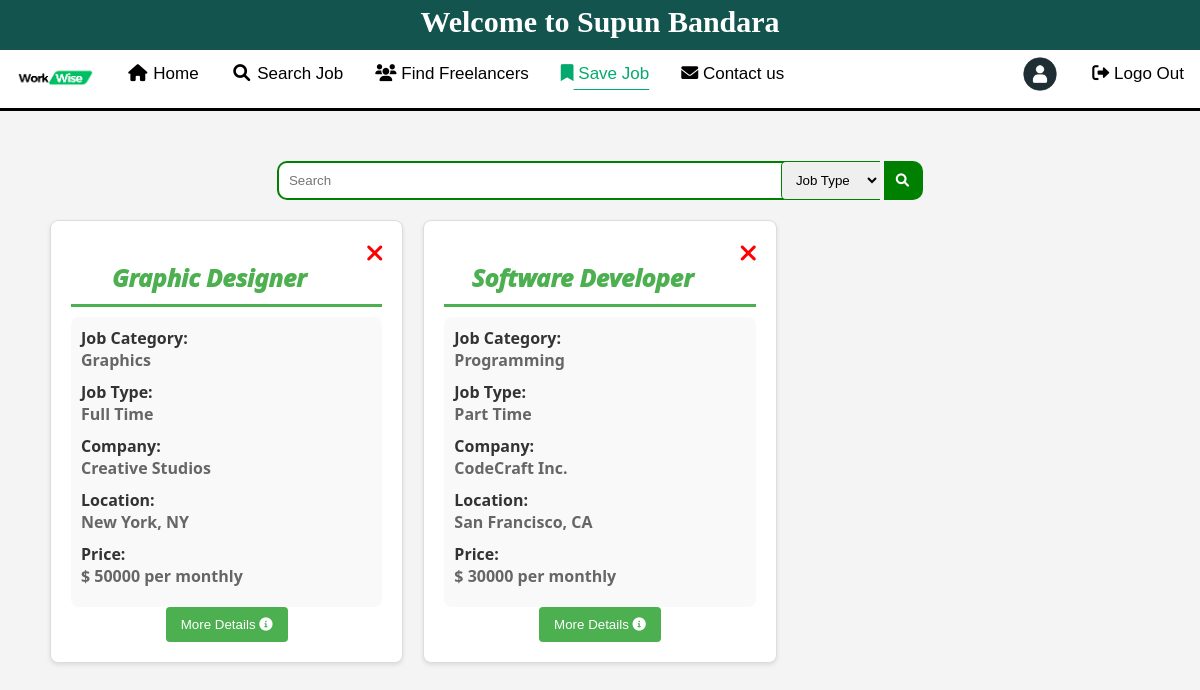
Page /PHP/user/save_job.php (signed in) on the earlier database version.
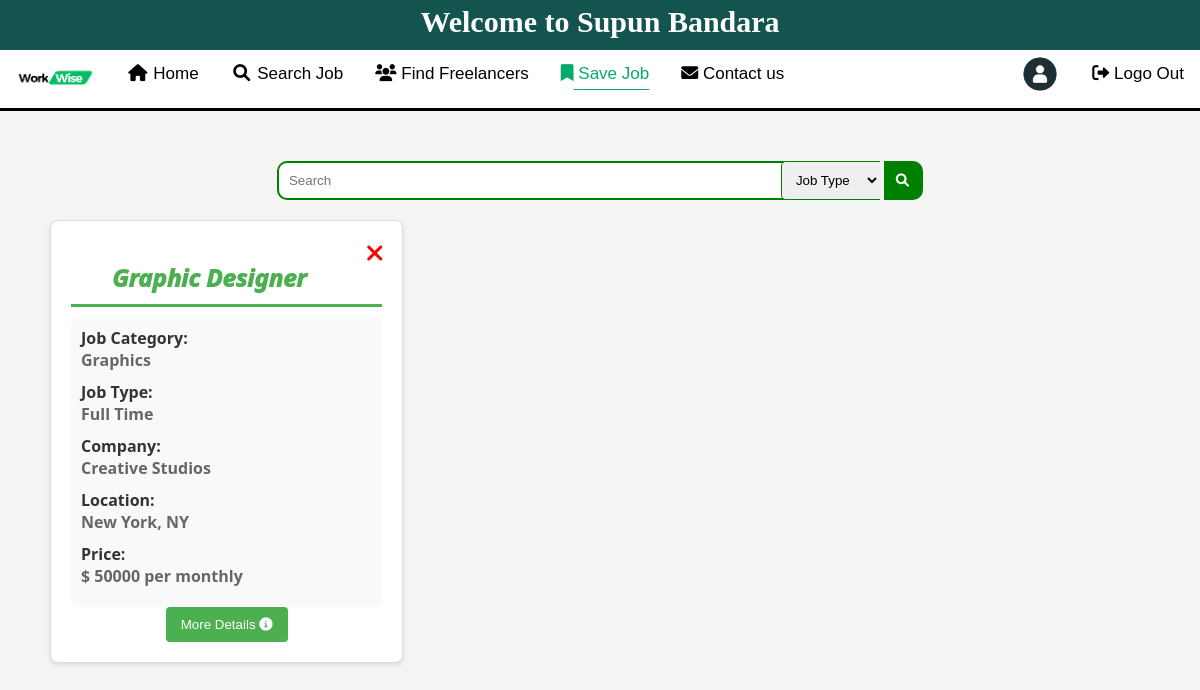
Same page on the later database version.
### tables this page shows
CREATE TABLE `bmjob` (
  `id` int(10) NOT NULL,
  `userId` int(10) NOT NULL,
  `jobId` int(20) NOT NULL
);

CREATE TABLE `jobtable` (
  `jobId` int(10) NOT NULL,
  `userId` int(11) NOT NULL,
  `category` varchar(32) NOT NULL,
  `title` varchar(20) NOT NULL,
  `jobType` varchar(10) NOT NULL,
  `company` varchar(20) NOT NULL,
  `location` varchar(32) NOT NULL,
  `price` int(10) NOT NULL,
  `exitDay` date NOT NULL,
  `responsibilities` varchar(120) NOT NULL,
  `requirements` varchar(200) NOT NULL,
  `payment` int(11) NOT NULL
);

### PHP/user/save_job.php (the view, shortened to what this page needs)
<?php include("../conn.php"); ?>
<?php
$userid = $_SESSION['id'];
$sql = "SELECT bm.id, job.*
        FROM bmjob bm
        JOIN users t1 ON bm.userId = t1.userId
        JOIN jobtable job ON bm.jobId = job.jobId
        WHERE t1.userId = '$userid'";
$result = mysqli_query($conn, $sql);
?>
<!DOCTYPE html>
<html lang="en">
<head>
    <link rel="stylesheet" href="https://cdnjs.cloudflare.com/ajax/libs/font-awesome/4.7.0/css/font-awesome.min.css">
    <link rel="stylesheet" href="../../CSS/job_list.css">
    <link rel="stylesheet" href="https://cdnjs.cloudflare.com/ajax/libs/font-awesome/6.0.0/css/all.min.css">
</head>
<body>
<?php include_once("login_header.php"); ?>
    <?php include_once("login_navbar.php"); ?>
    <form action="save_job.php" method="get">
        <div class="searchbar">
            <input type="search" name="search" placeholder="<?php if (isset($_GET["search"])) {
                echo $_GET["search"];
            } else {
                echo "Search";
            } ?>">
            <select name="filter" id="">
                <option value="All Type">Job Type</option>
            </select>
            <button><i class="fa fa-fw fa-search"></i></button>
        </div>
    </form>
    <div class="job_listings">
        <div class="job_row">
            <?php
            if ($result && mysqli_num_rows($result) > 0) {
                while ($row = mysqli_fetch_assoc($result)) {
                    ?>
                     <form action="save_job.php" method="get">
                    <div class="job">
                     <button id="remove" type="submit" name="remove"><i class="fa fa-remove"></i></button>
                        <h2>
                            <?php echo $row["title"]; ?>
                        </h2>
                        <div class="job_details">
                            <h4>Job Category:</h4>
                            <p>
                                <?php echo $row['category']; ?>
                            </p>
                            <h4>Job Type:</h4>
                            <p>
                                <?php echo $row['jobType']; ?>
                            </p>
                            <h4>Company:</h4>
                            <p>
                                <?php echo $row['company']; ?>
                            </p>
                            <h4>Location:</h4>
                            <p>
                                <?php echo $row['location']; ?>
                            </p>
                            <h4>Price:</h4>
                            <p>$
                                <?php echo $row['price']; ?> per monthly
                            </p>
                        </div>
                        <center>
                            <form action="more_details.php" method="get">
                                <button class="apply-btn" type="submit" name="apply">
                                    More Details <i class="fas fa-info-circle"></i>
                                </button>
                            </form>
                        </center>
                    </div>
                    </form>
                    <?php
                }
                ?>
            </div>
        </div>
        <?php
            }
            ?>
</body>
</html>

Differences in the rows shown:
removed bmjob: jobId.title "Software Developer", jobId.category "Programming", jobId.jobType "Part Time", jobId.company "CodeCraft Inc.", jobId.location "San Francisco, CA", jobId.price "30000"
